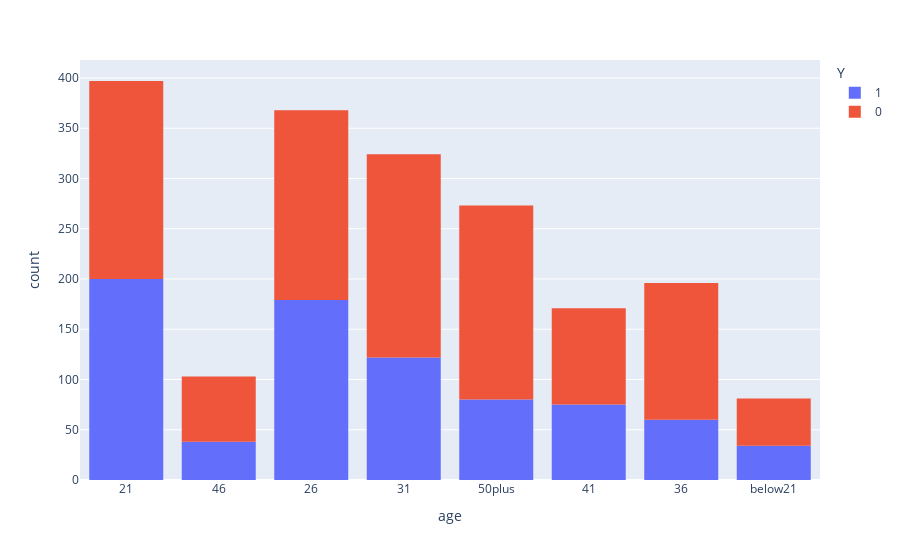

Here is the notebook cell this chart was saved with:
### Markdown cell above
4. Compare the acceptance rate between drivers who go to a bar more than once a month and are over the age of 25 to the all others.  Is there a difference?

### Code cell
print(df_bar["Bar"].unique())
print(df_bar["age"].unique())
fig = px.histogram(df_bar, "age", color="Y")
fig.show()

bar_values = ['1~3','gt8','4~8'] # go to bars more than once a month
age_values = ['46','26','31','41','50plus','36'] # over age of 25

accept_count_barCoupon_gt1_gt25yo = df_bar.query(("Bar in @bar_values") and ("age in @age_values"))["Y"].sum()
print(accept_count_barCoupon_gt1_gt25yo)
accept_rate_barCoupon_gt1_gt25yo = accept_count_barCoupon_gt1_gt25yo / len(df_bar["Y"])
print(accept_rate_barCoupon_gt1_gt25yo)
new_row = pd.Series({'observations': "barCoupon_gt1_gt25yo", 'acceptance_rate': accept_rate_barCoupon_gt1_gt25yo})
result_df = pd.concat([result_df, new_row.to_frame().T ], ignore_index=True)

#all others
accept_count_barCoupon_gt1_gt25yo_others = df_bar.query(("Bar not in @bar_values") or ("age not in @age_values"))["Y"].sum()
print(accept_count_barCoupon_gt1_gt25yo_others)
accept_rate_barCoupon_gt1_gt25yo_others = accept_count_barCoupon_gt1_gt25yo_others / len(df_bar["Y"])
print(accept_rate_barCoupon_gt1_gt25yo_others)
new_row = pd.Series({'observations': "barCoupon_gt1_gt25yo_others", 'acceptance_rate': accept_rate_barCoupon_gt1_gt25yo_others})
result_df = pd.concat([result_df, new_row.to_frame().T ], ignore_index=True)
result_df.drop_duplicates()
result_df.head(10)

### Figure 1 — Plotly figure (JSON) as saved in the notebook; plotly's stock layout.template omitted (floating-point values rounded to 4 significant figures; data arrays with more than 128 entries replaced by an {"elided": "..."} marker saying what was removed)
{"data": [{"alignmentgroup": "True", "bingroup": "x", "hovertemplate": "Y=1<br>age=%{x}<br>count=%{y}<extra></extra>", "legendgroup": "1", "marker": {"color": "#636efa", "pattern": {"shape": ""}}, "name": "1", "offsetgroup": "1", "orientation": "v", "showlegend": true, "type": "histogram", "x": {"elided": "788 str values"}, "xaxis": "x", "yaxis": "y"}, {"alignmentgroup": "True", "bingroup": "x", "hovertemplate": "Y=0<br>age=%{x}<br>count=%{y}<extra></extra>", "legendgroup": "0", "marker": {"color": "#EF553B", "pattern": {"shape": ""}}, "name": "0", "offsetgroup": "0", "orientation": "v", "showlegend": true, "type": "histogram", "x": {"elided": "1125 str values"}, "xaxis": "x", "yaxis": "y"}], "layout": {"barmode": "relative", "legend": {"title": {"text": "Y"}, "tracegroupgap": 0}, "margin": {"t": 60}, "xaxis": {"anchor": "y", "domain": [0, 1], "title": {"text": "age"}}, "yaxis": {"anchor": "x", "domain": [0, 1], "title": {"text": "count"}}}}
